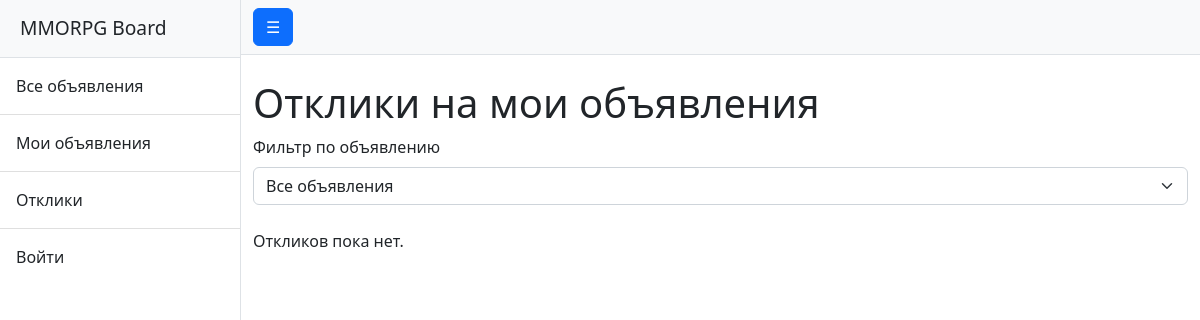
/my-responses/ (signed in), run on an earlier commit of the app's database.
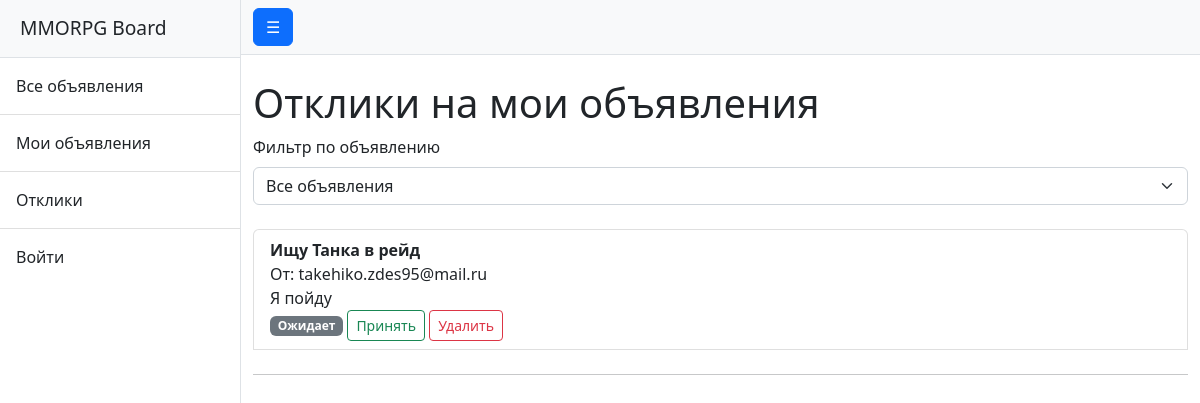
And on a later commit of the database.
### board/models.py (models this page shows, shortened)
class Response(models.Model):
    author = models.ForeignKey(User, on_delete=models.CASCADE, related_name='responses')
    advertisement = models.ForeignKey(Advertisement, on_delete=models.CASCADE, related_name='responses')
    text = models.TextField()
    created_at = models.DateTimeField(auto_now_add=True)
    is_accepted = models.BooleanField(default=False)

class Advertisement(models.Model):
    author = models.ForeignKey(User, on_delete=models.CASCADE, related_name='advertisements')
    category = models.ForeignKey(Category, on_delete=models.PROTECT, related_name='advertisements')
    title = models.CharField(max_length=200)
    content = RichTextUploadingField()
    created_at = models.DateTimeField(auto_now_add=True)
    updated_at = models.DateTimeField(auto_now=True)

### accounts/models.py (models this page shows)
class User(AbstractUser):
    username = None
    email = models.EmailField(unique=True)
    USERNAME_FIELD = 'email'
    REQUIRED_FIELDS = []
    objects = UserManager()

### board/views.py (the view)
# urls.py: path('my-responses/', MyAdvertisementResponsesView.as_view(), name='my_responses'),
class MyAdvertisementResponsesView(LoginRequiredMixin, ListView):
    model = Response
    template_name = 'board/my_responses.html'
    context_object_name = 'responses'
    def get_queryset(self):
        queryset = (
            Response.objects
            .filter(advertisement__author=self.request.user)
            .select_related('advertisement', 'author')
            .order_by('-created_at')
        )
        advertisement_id = self.request.GET.get('advertisement')
        if advertisement_id:
            queryset = queryset.filter(advertisement_id=advertisement_id)
        return queryset
    def get_context_data(self, **kwargs):
        context = super().get_context_data(**kwargs)
        context['advertisements'] = Advertisement.objects.filter(
            author=self.request.user
        )
        context['selected_advertisement'] = self.request.GET.get('advertisement')
        return context

### board/templates/board/my_responses.html (shortened to what this page needs)
{% extends 'base.html' %}
{% block content %}
<h1>Отклики на мои объявления</h1>
<form method="get" class="mb-4">
    <label for="advertisement" class="form-label">
        Фильтр по объявлению
    </label>
    <select name="advertisement"
            id="advertisement"
            class="form-select"
            onchange="this.form.submit()">
        <option value="">Все объявления</option>
    </select>
</form>
{% if responses %}
    <ul class="list-group">
        {% for response in responses %}
            <li class="list-group-item mb-2">
                <strong>{{ response.advertisement.title }}</strong><br>
                От: {{ response.author.email }}<br>
                {{ response.text }}<br>
                {% if response.is_accepted %}
                    <span class="badge bg-success">Принят</span>
                {% else %}
                    <span class="badge bg-secondary">Ожидает</span>
                    <form method="post"
                          action="{% url 'board:accept_response' response.pk %}"
                          style="display:inline;">
                        <button type="submit" class="btn btn-sm btn-outline-success">
                            Принять
                        </button>
                    </form>
                {% endif %}
                <form method="post"
                      action="{% url 'board:delete_response' response.pk %}"
                      style="display:inline;">
                    <button type="submit" class="btn btn-sm btn-outline-danger">
                        Удалить
                    </button>
                </form>
            </li>
            <hr>
        {% endfor %}
    </ul>
{% else %}
    <p>Откликов пока нет.</p>
{% endif %}
{% endblock %}

What changed in the data, as far as the page shows it:
added Response: advertisement "Ищу Танка в рейд", author.email "takehiko.zdes95@mail.ru", text "Я пойду", is_accepted "Ожидает"
Also different on the page:
text no longer shown: "Откликов пока нет."
